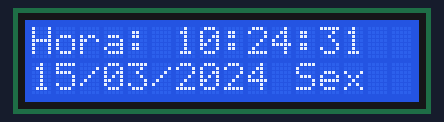
Bench run of a sketch on a simulated Arduino Uno, built with avr-gcc and run on an emulated ATmega328P. Parts: 16×2 character LCD. The local clock reads 2024-03-15 10:24:30 at power-on unless the sketch sets it; what the sketch prints to the serial monitor is not drawn.

Above: at 1.1 s.
At 5.1 s:
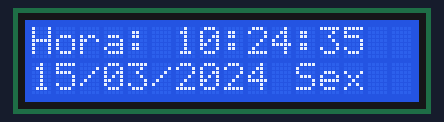
At 10.1 s:
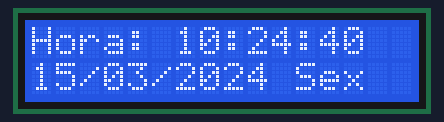
At 19.1 s:
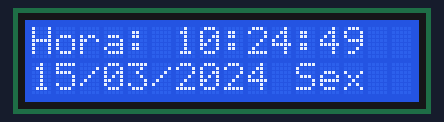
At 28.1 s:
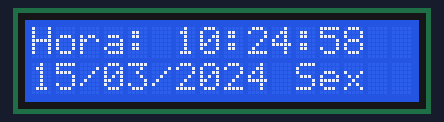
At 38.1 s:
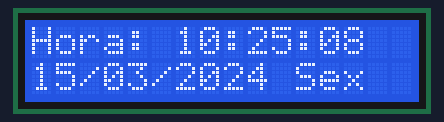

The sketch:

p35_relogio_digital_com_lcd.ino
```cpp
/*
 * Projeto 35: Relógio Digital com LCD
 * O que faz: Lê data e hora exatas do módulo RTC DS3231 e exibe formatado no LCD 16x2 I2C.
 * Ligações: A4 (SDA compartilhado entre RTC e LCD), A5 (SCL compartilhado entre RTC e LCD)
 * Bibliotecas: Wire, LiquidCrystal I2C, RTClib
 * Material: 80 Projetos Arduino
 */

#include <Wire.h>
#include <LiquidCrystal_I2C.h>
#include <RTClib.h>

const byte PINO_I2C_SDA = A4; // Barramento I2C SDA (RTC + LCD)
const byte PINO_I2C_SCL = A5; // Barramento I2C SCL (RTC + LCD)

const byte ENDERECO_LCD = 0x27;        // AJUSTE AQUI: 0x27 ou 0x3F
const bool FORCAR_AJUSTE_HORA = false; // AJUSTE AQUI: mude para true se quiser reajustar com a hora do PC

LiquidCrystal_I2C lcd(ENDERECO_LCD, 16, 2);
RTC_DS3231 rtc;

const char DIAS_SEMANA[7][4] = {"Dom", "Seg", "Ter", "Qua", "Qui", "Sex", "Sab"};
unsigned long ultimaAtualizacao = 0;

void imprimirDoisDigitos(int valor) {
  if (valor < 10) lcd.print('0');
  lcd.print(valor);
}

void setup() {
  Serial.begin(9600);
  (void)PINO_I2C_SDA;
  (void)PINO_I2C_SCL;

  lcd.init();
  lcd.backlight();

  if (!rtc.begin()) {
    Serial.println(F("Erro no DS3231! Verifique as conexões A4 e A5."));
    lcd.setCursor(0, 0);
    lcd.print(F("Erro no DS3231!"));
    while (true) {
      delay(500);
    }
  }

  if (rtc.lostPower() || FORCAR_AJUSTE_HORA) {
    Serial.println(F("Ajustando RTC com a data/hora da compilação..."));
    rtc.adjust(DateTime(F(__DATE__), F(__TIME__)));
  }

  Serial.println(F("Sistema pronto! Relógio Digital RTC DS3231 ativo."));
}

void loop() {
  if (millis() - ultimaAtualizacao >= 1000) {
    ultimaAtualizacao = millis();
    DateTime agora = rtc.now();

    lcd.setCursor(0, 0);
    lcd.print(F("Hora: "));
    imprimirDoisDigitos(agora.hour());
    lcd.print(':');
    imprimirDoisDigitos(agora.minute());
    lcd.print(':');
    imprimirDoisDigitos(agora.second());
    lcd.print(F("  "));

    lcd.setCursor(0, 1);
    imprimirDoisDigitos(agora.day());
    lcd.print('/');
    imprimirDoisDigitos(agora.month());
    lcd.print('/');
    lcd.print(agora.year());
    lcd.print(' ');
    lcd.print(DIAS_SEMANA[agora.dayOfTheWeek()]);
    lcd.print(F("  "));

    Serial.print(F("Hora: "));
    Serial.print(agora.hour());
    Serial.print(':');
    Serial.print(agora.minute());
    Serial.print(':');
    Serial.print(agora.second());
    Serial.print(F(" | Data: "));
    Serial.print(agora.day());
    Serial.print('/');
    Serial.print(agora.month());
    Serial.print('/');
    Serial.println(agora.year());
  }
}
```

Measured:
- what the display in image 0 shows lasts 1.0 s, from 1.0 s to 2.0 s
